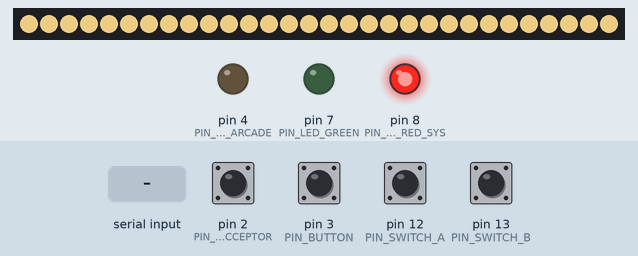
A sketch run on a simulated Arduino Uno, built with avr-gcc and run on an emulated ATmega328P. Shown: 30 RGB LEDs in strip order, left to right, output pins drawn as LEDs (lit = HIGH). The test bench sets the inputs (shaded band); at power-on: pin 2 (PIN_BILL_ACCEPTOR), pin 3 (PIN_BUTTON), pin 12 (PIN_SWITCH_A), pin 13 (PIN_SWITCH_B) HIGH. What the sketch prints to the serial monitor is not drawn.

Above: at 1.2 s.
1.3 s: "LED_STRIP_OFF\n" received over Serial
At 1.7 s:
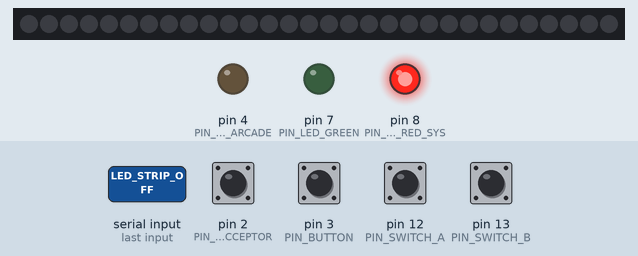
2.8 s: "READY_TO_START\n" received over Serial
At 4.0 s:
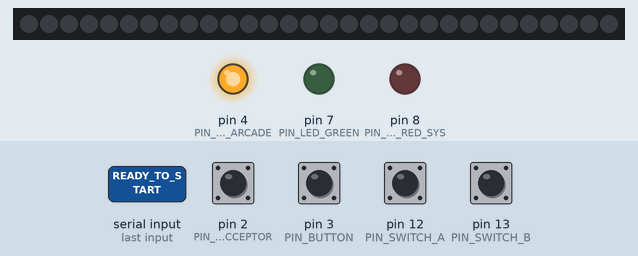
4.3 s: "SESSION_START\n" received over Serial
At 5.2 s:
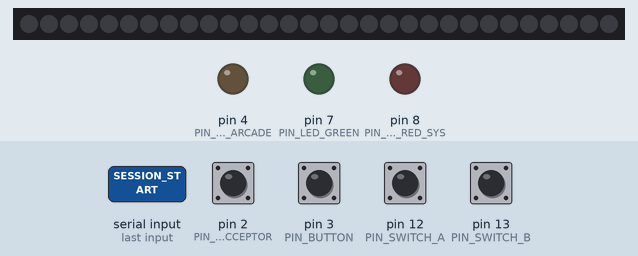
5.8 s: "GREEN_ON\n" received over Serial
At 6.3 s:
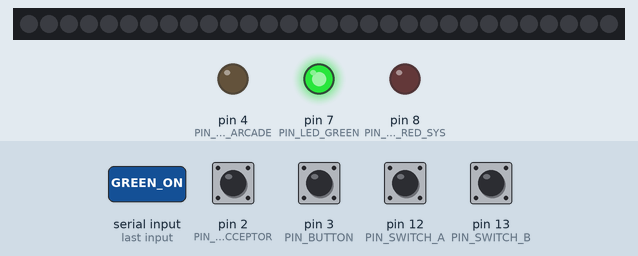
7.3 s: "IDLE\n" received over Serial
At 8.6 s:
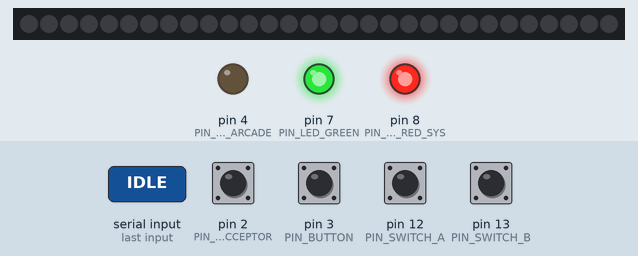
Timing chart, 0 to 10.3 s (numbered marks = the images above; inputs shaded):
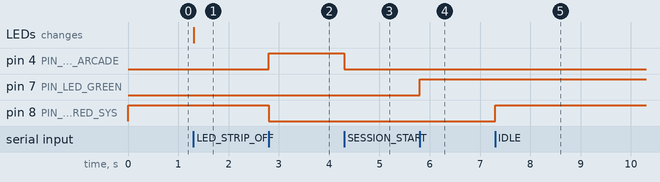

The sketch:

FLIK.ino
```cpp
#include <Arduino.h>
#include <FastLED.h>

// --- PIN DEFINITIONS ---
const int PIN_BILL_ACCEPTOR = 2; // Hardware Interrupt Pin
const int PIN_BUTTON        = 3; // Arcade Button Switch
const int PIN_LED_ARCADE    = 4; // Arcade Button LED (Lights up at 200 PHP)
const int PIN_LED_GREEN     = 7; // Printer Success LED
const int PIN_LED_RED_SYS   = 8; // System Status (Always ON, off when ready/active)
const int PIN_WS2812        = 11; // WS2812B Data Pin
const int PIN_SWITCH_A      = 12; // Toggle Switch Left
const int PIN_SWITCH_B      = 13; // Toggle Switch Right


// --- WS2812B SETTINGS ---
const int NUM_LEDS          = 30; // Adjust to match your strip
CRGB leds[NUM_LEDS];
CRGB warmWhite = CRGB(255, 220, 140); // Default warm yellowish-white
uint8_t dimmedBrightness = 40;

// --- FINANCIAL SETTINGS ---
// The bill acceptor handles the 50 PHP math (e.g., sending 5 pulses if 1 pulse = 10 PHP).
const int phpPerPulse = 10;

// --- STATE VARIABLES ---
volatile int totalPulses = 0;
int currentBalance = 0;
int lastReportedBalance = -1;
bool isSessionActive = false;
bool isStripEnabled = true;
String lastFilter = "";

void setup() {
  Serial.begin(115200);

  // Configure switch inputs
  pinMode(PIN_BILL_ACCEPTOR, INPUT_PULLUP);
  pinMode(PIN_BUTTON, INPUT_PULLUP);
  pinMode(PIN_SWITCH_A, INPUT_PULLUP);
  pinMode(PIN_SWITCH_B, INPUT_PULLUP);

  // Configure LED outputs
  pinMode(PIN_LED_RED_SYS, OUTPUT);
  pinMode(PIN_LED_GREEN, OUTPUT);
  pinMode(PIN_LED_ARCADE, OUTPUT);

  // Configure WS2812B Strip
  FastLED.addLeds<WS2812B, PIN_WS2812, GRB>(leds, NUM_LEDS);

  // Default Boot State: System Red ON, Arcade OFF, Green OFF, Strip Full Bright
  digitalWrite(PIN_LED_RED_SYS, HIGH);
  digitalWrite(PIN_LED_ARCADE, LOW);
  digitalWrite(PIN_LED_GREEN, LOW);

  FastLED.setBrightness(200);
  fill_solid(leds, NUM_LEDS, warmWhite);
  FastLED.show();

  attachInterrupt(digitalPinToInterrupt(PIN_BILL_ACCEPTOR), pulseInterrupt, FALLING);
  Serial.println("SYSTEM_READY");
}

void loop() {
  checkFilterState();

  currentBalance = totalPulses * phpPerPulse;

  if (currentBalance != lastReportedBalance) {
    Serial.print("BALANCE:");
    Serial.println(currentBalance);
    lastReportedBalance = currentBalance;
  }

  if (digitalRead(PIN_BUTTON) == LOW) {
    if (!isSessionActive) {
      Serial.println("BUTTON_CLICKED");
    }
    delay(500);
  }
}

void checkFilterState() {
  String newFilter = "NORMAL";

  if (digitalRead(PIN_SWITCH_A) == LOW) {
    newFilter = "FILTER_1";
  } else if (digitalRead(PIN_SWITCH_B) == LOW) {
    newFilter = "FILTER_2";
  }

  if (newFilter != lastFilter) {
    Serial.print("FILTER:");
    Serial.println(newFilter);
    lastFilter = newFilter;
  }
}

void pulseInterrupt() {
  static unsigned long lastPulseTime = 0;
  unsigned long currentTime = millis();

  if (currentTime - lastPulseTime > 50) {
    totalPulses++;
    lastPulseTime = currentTime;
  }
}

void refreshStrip() {
  if (!isStripEnabled) return;

  FastLED.setBrightness(isSessionActive ? dimmedBrightness : 200);
  fill_solid(leds, NUM_LEDS, warmWhite);
  FastLED.show();
}

void turnStripOn() {
  isStripEnabled = true;
  refreshStrip();
}

void turnStripOff() {
  isStripEnabled = false;
  fill_solid(leds, NUM_LEDS, CRGB::Black);
  FastLED.show();
}

void restartStrip() {
  turnStripOff();
  delay(100);
  turnStripOn();
}

// --- FRONT-END COMMUNICATION ---
void serialEvent() {
  while (Serial.available()) {
    String command = Serial.readStringUntil('\n');
    command.trim();

    // --- LED LOGIC STATES ---
    if (command == "IDLE") {
       // Not enough money
       digitalWrite(PIN_LED_RED_SYS, HIGH);
       digitalWrite(PIN_LED_ARCADE, LOW);
       isSessionActive = false;
       refreshStrip();
    }
    else if (command == "READY_TO_START") {
       // 200 PHP reached
       digitalWrite(PIN_LED_RED_SYS, LOW);
       digitalWrite(PIN_LED_ARCADE, HIGH);
       isSessionActive = false;
       refreshStrip();
    }
    else if (command == "SESSION_START") {
       // Camera is running
       digitalWrite(PIN_LED_RED_SYS, LOW);
       digitalWrite(PIN_LED_ARCADE, LOW);
       isSessionActive = true;
       refreshStrip();
    }
     else if (command == "LED_STRIP_ON") {
       turnStripOn();
     }
     else if (command == "LED_STRIP_OFF") {
       turnStripOff();
     }
     else if (command == "LED_STRIP_RESTART") {
       restartStrip();
     }

    // --- GREEN LED (Printer) ---
    else if (command == "GREEN_ON") {
       digitalWrite(PIN_LED_GREEN, HIGH);
    }
    else if (command == "GREEN_OFF") {
       digitalWrite(PIN_LED_GREEN, LOW);
       digitalWrite(PIN_LED_RED_SYS, HIGH);
       refreshStrip();
    }
    else if (command.startsWith("SET_COLOR:")) {
       int red;
       int green;
       int blue;
       String values = command.substring(10);
       if (sscanf(values.c_str(), "%d,%d,%d", &red, &green, &blue) == 3 &&
           red >= 0 && red <= 255 &&
           green >= 0 && green <= 255 &&
           blue >= 0 && blue <= 255) {
          warmWhite = CRGB((uint8_t)red, (uint8_t)green, (uint8_t)blue);
          refreshStrip();
       }
    }
    else if (command.startsWith("SET_DIM:")) {
       int brightness = command.substring(8).toInt();
       if (brightness >= 0 && brightness <= 255) {
          dimmedBrightness = (uint8_t)brightness;
         refreshStrip();
       }
    }
  }
}
```

Measured:
- after the input at 1.3 s, the LEDs: change at once (image 1)
- after the input at 2.8 s, pin 4 (PIN_LED_ARCADE): LOW → HIGH at once; pin 8 (PIN_LED_RED_SYS): HIGH → LOW at once
- after the input at 4.3 s, pin 4 (PIN_LED_ARCADE): HIGH → LOW at once
- after the input at 5.8 s, pin 7 (PIN_LED_GREEN): LOW → HIGH at once
- after the input at 7.3 s, pin 8 (PIN_LED_RED_SYS): LOW → HIGH at once
